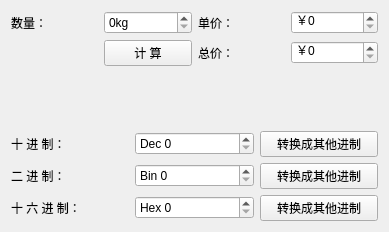
<?xml version="1.0" encoding="UTF-8"?>
<ui version="4.0">
 <class>Widget</class>
 <widget class="QWidget" name="Widget">
  <property name="geometry">
   <rect>
    <x>0</x>
    <y>0</y>
    <width>389</width>
    <height>232</height>
   </rect>
  </property>
  <property name="windowTitle">
   <string>Widget</string>
  </property>
  <layout class="QVBoxLayout" name="verticalLayout">
   <item>
    <layout class="QGridLayout" name="gridLayout">
     <item row="0" column="0">
      <widget class="QLabel" name="label">
       <property name="text">
        <string>数量：</string>
       </property>
      </widget>
     </item>
     <item row="0" column="1">
      <widget class="QSpinBox" name="spinNum">
       <property name="suffix">
        <string>kg</string>
       </property>
       <property name="prefix">
        <string/>
       </property>
      </widget>
     </item>
     <item row="0" column="2">
      <widget class="QLabel" name="label_2">
       <property name="text">
        <string>单价：</string>
       </property>
      </widget>
     </item>
     <item row="0" column="3">
      <widget class="QSpinBox" name="spinPrice">
       <property name="suffix">
        <string/>
       </property>
       <property name="prefix">
        <string>￥</string>
       </property>
      </widget>
     </item>
     <item row="1" column="1">
      <widget class="QPushButton" name="pushButton">
       <property name="text">
        <string>计 算</string>
       </property>
      </widget>
     </item>
     <item row="1" column="2">
      <widget class="QLabel" name="label_3">
       <property name="text">
        <string>总价：</string>
       </property>
      </widget>
     </item>
     <item row="1" column="3">
      <widget class="QSpinBox" name="spinTotal">
       <property name="prefix">
        <string>￥</string>
       </property>
      </widget>
     </item>
    </layout>
   </item>
   <item>
    <spacer name="verticalSpacer">
     <property name="orientation">
      <enum>Qt::Vertical</enum>
     </property>
     <property name="sizeHint" stdset="0">
      <size>
       <width>20</width>
       <height>31</height>
      </size>
     </property>
    </spacer>
   </item>
   <item>
    <layout class="QGridLayout" name="gridLayout_2">
     <item row="0" column="0">
      <widget class="QLabel" name="label_4">
       <property name="text">
        <string>十 进 制：</string>
       </property>
      </widget>
     </item>
     <item row="0" column="1">
      <widget class="QSpinBox" name="spinDec">
       <property name="prefix">
        <string>Dec </string>
       </property>
      </widget>
     </item>
     <item row="0" column="2">
      <widget class="QPushButton" name="btnDec">
       <property name="text">
        <string>转换成其他进制</string>
       </property>
      </widget>
     </item>
     <item row="1" column="0">
      <widget class="QLabel" name="label_5">
       <property name="text">
        <string>二 进 制：</string>
       </property>
      </widget>
     </item>
     <item row="1" column="1">
      <widget class="QSpinBox" name="spinBin">
       <property name="prefix">
        <string>Bin </string>
       </property>
       <property name="value">
        <number>0</number>
       </property>
       <property name="displayIntegerBase">
        <number>2</number>
       </property>
      </widget>
     </item>
     <item row="1" column="2">
      <widget class="QPushButton" name="btnBin">
       <property name="text">
        <string>转换成其他进制</string>
       </property>
      </widget>
     </item>
     <item row="2" column="0">
      <widget class="QLabel" name="label_6">
       <property name="text">
        <string>十 六 进 制：</string>
       </property>
      </widget>
     </item>
     <item row="2" column="1">
      <widget class="QSpinBox" name="spinHex">
       <property name="prefix">
        <string>Hex </string>
       </property>
       <property name="displayIntegerBase">
        <number>16</number>
       </property>
      </widget>
     </item>
     <item row="2" column="2">
      <widget class="QPushButton" name="btnHex">
       <property name="text">
        <string>转换成其他进制</string>
       </property>
      </widget>
     </item>
    </layout>
   </item>
  </layout>
 </widget>
 <resources/>
 <connections/>
</ui>
